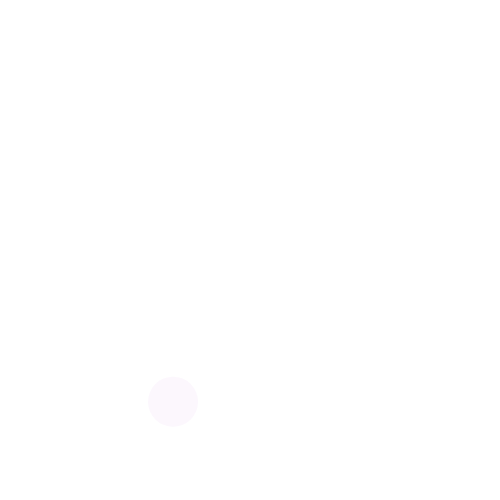
Frame 1 (no input)
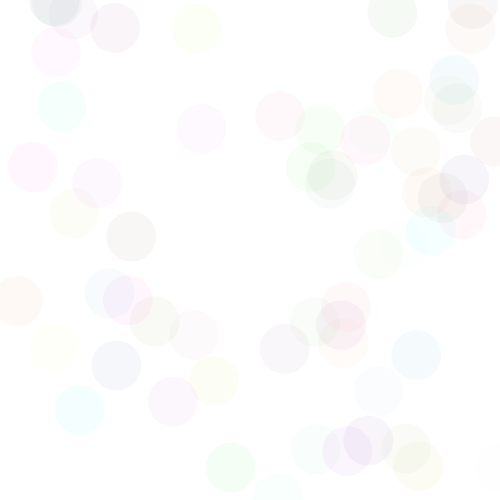
Frame 60 (no input)
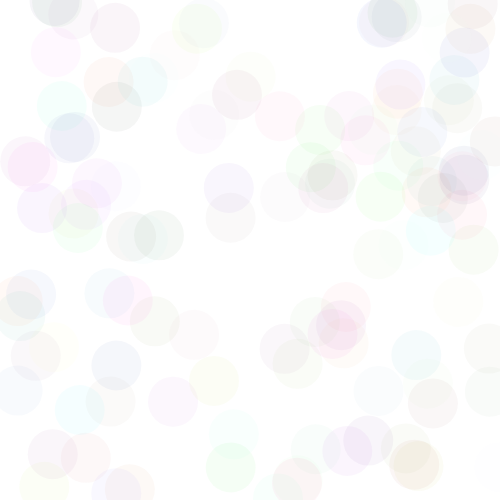
Frame 120 (the mouse pressed at the canvas centre since frame 60)

The p5.js sketch that drew these frames (run headless with seeded random() and noise() and a simulated clock; from frame 60 on, the mouse is pressed at the canvas centre):

// p5.js sketch
// ── sketch.js
function setup() {
  createCanvas(500, 500);
  background(255);
}

function draw () {
noStroke();
fill(random(255), random(255), random(255), 10);
ellipse(random(width), random(height), 50,50);

}
// ── script.js




function changeImage() {

	document.getElementById("clickHere").src = "images/catImage2.jpg"
}
